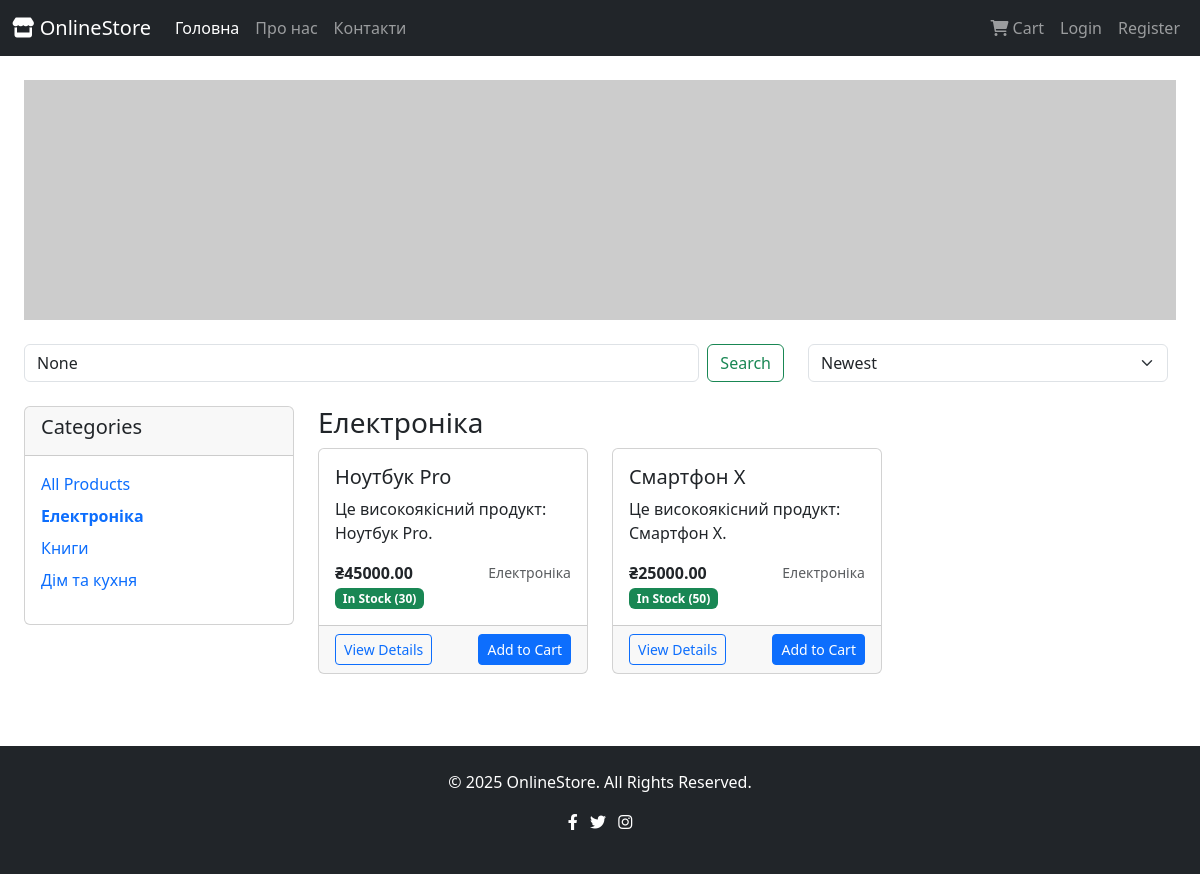
The app's page /?category=11 with its own data.
### shop/models.py (models this page shows, shortened)
class Category(models.Model):
    title = models.CharField(max_length=255)
    description = models.TextField(blank=True)
    image = models.ImageField(upload_to='categories/', blank=True, null=True)
    created_at = models.DateTimeField(default=timezone.now)
    class Meta:
        verbose_name_plural = "Categories"

class Product(models.Model):
    title = models.CharField(max_length=300)
    description = models.TextField()
    price = models.DecimalField(max_digits=10, decimal_places=2)
    discount_price = models.DecimalField(max_digits=10, decimal_places=2, blank=True, null=True)
    stock_quantity = models.IntegerField(default=0)
    image = models.ImageField(upload_to='products/')
    category = models.ForeignKey(Category, on_delete=models.CASCADE)
    is_active = models.BooleanField(default=True)
    featured = models.BooleanField(default=False)
    weight = models.DecimalField(max_digits=5, decimal_places=2, blank=True, null=True)
    dimensions = models.CharField(max_length=100, blank=True)
    created_at = models.DateTimeField(default=timezone.now)
    updated_at = models.DateTimeField(auto_now=True)
    @property
    def is_on_sale(self):
        return self.discount_price is not None
    @property
    def in_stock(self):
        return self.stock_quantity > 0

### shop/views.py (the view)
# urls.py: path('', include(api.urls), name='index')
def index(request):
    products = Product.objects.filter(is_active=True)
    categories = Category.objects.all()
    category_id = request.GET.get('category')
    if category_id:
        products = products.filter(category_id=category_id)
    search_query = request.GET.get('search')
    if search_query:
        products = products.filter(
            Q(title__icontains=search_query) |
            Q(description__icontains=search_query)
        )
    sort_by = request.GET.get('sort', 'created_at')
    if sort_by == 'price_low':
        products = products.order_by('price')
    elif sort_by == 'price_high':
        products = products.order_by('-price')
    elif sort_by == 'name':
        products = products.order_by('title')
    else:
        products = products.order_by('-created_at')
    paginator = Paginator(products, 12)
    page_number = request.GET.get('page')
    page_obj = paginator.get_page(page_number)
    featured_products = Product.objects.filter(featured=True, is_active=True)[:4]
    context = {
        'page_obj': page_obj,
        'categories': categories,
        'featured_products': featured_products,
        'current_category': category_id,
        'search_query': search_query,
        'sort_by': sort_by,
    }
    return render(request, 'shop/products.html', context)

### templates/shop/products.html (shortened to what this page needs)
{% extends 'base.html' %}
{% block content %}
<div class="container-fluid">
    <div class="row mb-4">
        <div class="col-12 text-center">
            <img src="https://placehold.co/1200x250/0D6EFD/FFFFFF/png?text=Welcome+to+Our+Store\nDiscover+amazing+products+at+great+prices"
                 alt="Welcome to Our Store"
                 class="img-fluid"
                 width="1200"
                 height="250">
        </div>
    </div>
    <div class="row mb-4">
        <div class="col-md-8">
            <form method="GET" class="d-flex">
                <input class="form-control me-2" type="search" name="search" placeholder="Search products..." value="{{ search_query }}">
                <button class="btn btn-outline-success" type="submit">Search</button>
            </form>
        </div>
        <div class="col-md-4">
            <form method="GET" class="d-flex">
                <select name="sort" class="form-select me-2" onchange="this.form.submit()">
                    <option value="created_at" {% if sort_by == 'created_at' %}selected{% endif %}>Newest</option>
                </select>
            </form>
        </div>
    </div>
    <div class="row">
        <div class="col-md-3">
            <div class="card">
                <div class="card-header">
                    <h5>Categories</h5>
                </div>
                <div class="card-body">
                    <ul class="list-unstyled">
                        <li><a href="{% url 'shop:index' %}" class="text-decoration-none {% if not current_category %}fw-bold{% endif %}">All Products</a></li>
                        {% for category in categories %}
                        <li class="mt-2">
                            <a href="?category={{ category.id }}" class="text-decoration-none {% if current_category == category.id|stringformat:'s' %}fw-bold{% endif %}">
                                {{ category.title }}
                            </a>
                        </li>
                        {% endfor %}
                    </ul>
                </div>
            </div>
        </div>
        <div class="col-md-9">
            <div class="row">
                <div class="col-12">
                    <h3>
                        {% if search_query %}
                            Search Results for "{{ search_query }}"
                        {% elif current_category %}
                            {% for category in categories %}
                                {% if category.id|stringformat:'s' == current_category %}
                                    {{ category.title }}
                                {% endif %}
                            {% endfor %}
                        {% else %}
                            All Products
                        {% endif %}
                    </h3>
                </div>
            </div>
            <div class="row">
                {% for product in page_obj %}
                <div class="col-md-4 mb-4">
                    <div class="card h-100">
                        <div class="card-body d-flex flex-column">
                            <h5 class="card-title">{{ product.title|truncatechars:40 }}</h5>
                            <p class="card-text">{{ product.description|truncatechars:100 }}</p>
                            <div class="mt-auto">
                                <div class="d-flex justify-content-between align-items-center">
                                    <div>
                                        {% if product.is_on_sale %}
                                        <span class="text-muted text-decoration-line-through">₴{{ product.price }}</span>
                                        <span class="text-danger fw-bold">₴{{ product.discount_price }}</span>
                                        {% else %}
                                        <span class="fw-bold">₴{{ product.price }}</span>
                                        {% endif %}
                                    </div>
                                    <small class="text-muted">{{ product.category.title }}</small>
                                </div>
                                {% if not product.in_stock %}
                                <span class="badge bg-danger">Out of Stock</span>
                                {% else %}
                                <span class="badge bg-success">In Stock ({{ product.stock_quantity }})</span>
                                {% endif %}
                            </div>
                        </div>
                        <div class="card-footer">
                            <div class="d-flex justify-content-between">
                                <a href="{% url 'shop:product_detail' product.id %}" class="btn btn-outline-primary btn-sm">View Details</a>
                                {% if product.in_stock %}
                                <form method="post" action="{% url 'shop:add_to_cart' product.id %}" class="d-inline">
                                    <button type="submit" class="btn btn-primary btn-sm">Add to Cart</button>
                                </form>
                                {% endif %}
                            </div>
                        </div>
                    </div>
                </div>
                {% endfor %}
            </div>
        </div>
    </div>
</div>
{% endblock %}

### records on screen
Category: title "Електроніка"
Category: title "Книги"
Category: title "Дім та кухня"
Product: title "Ноутбук Pro", description "Це високоякісний продукт: Ноутбук Pro.", price "45000.00", category "Електроніка", stock_quantity "30", shows "Add to Cart"
Product: title "Смартфон X", description "Це високоякісний продукт: Смартфон X.", price "25000.00", category "Електроніка", stock_quantity "50", shows "Add to Cart"
